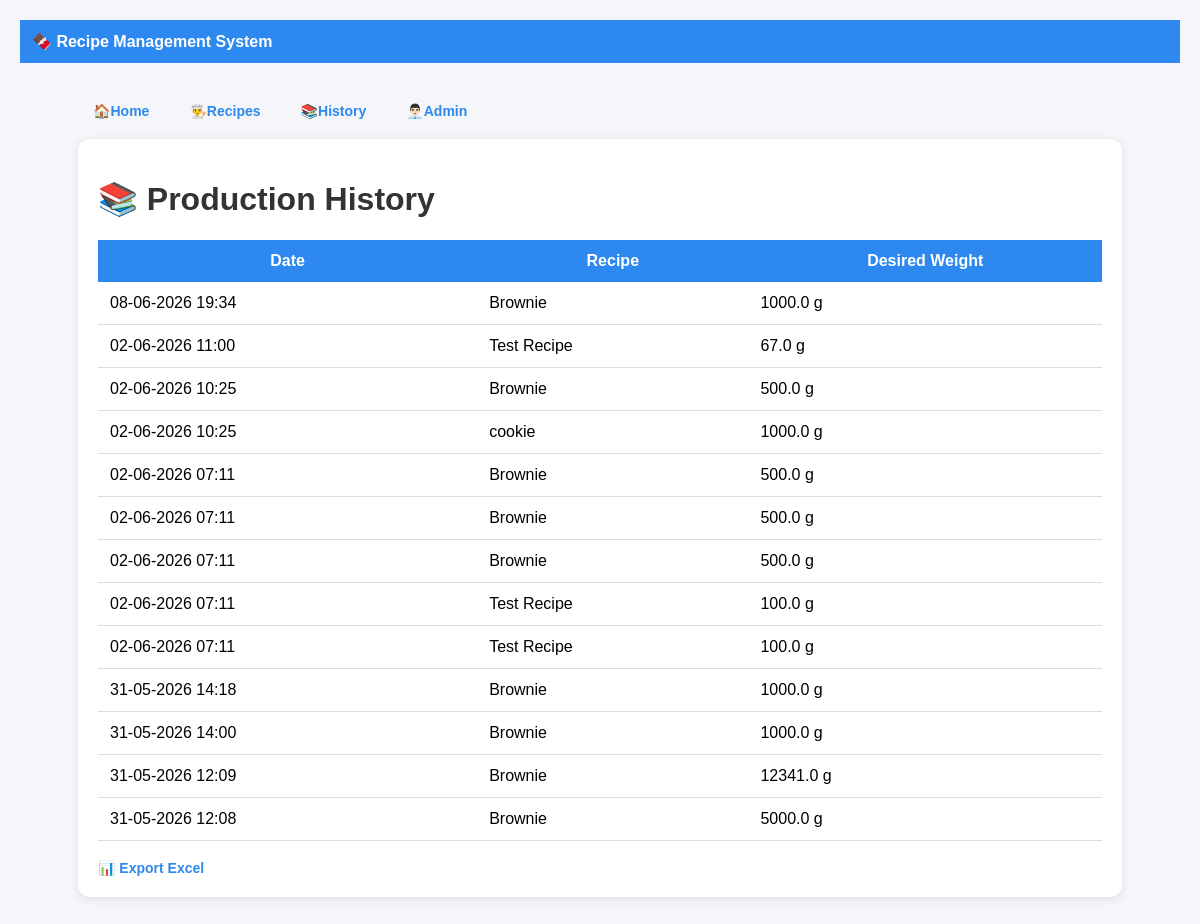
Before: /history with the older database file.
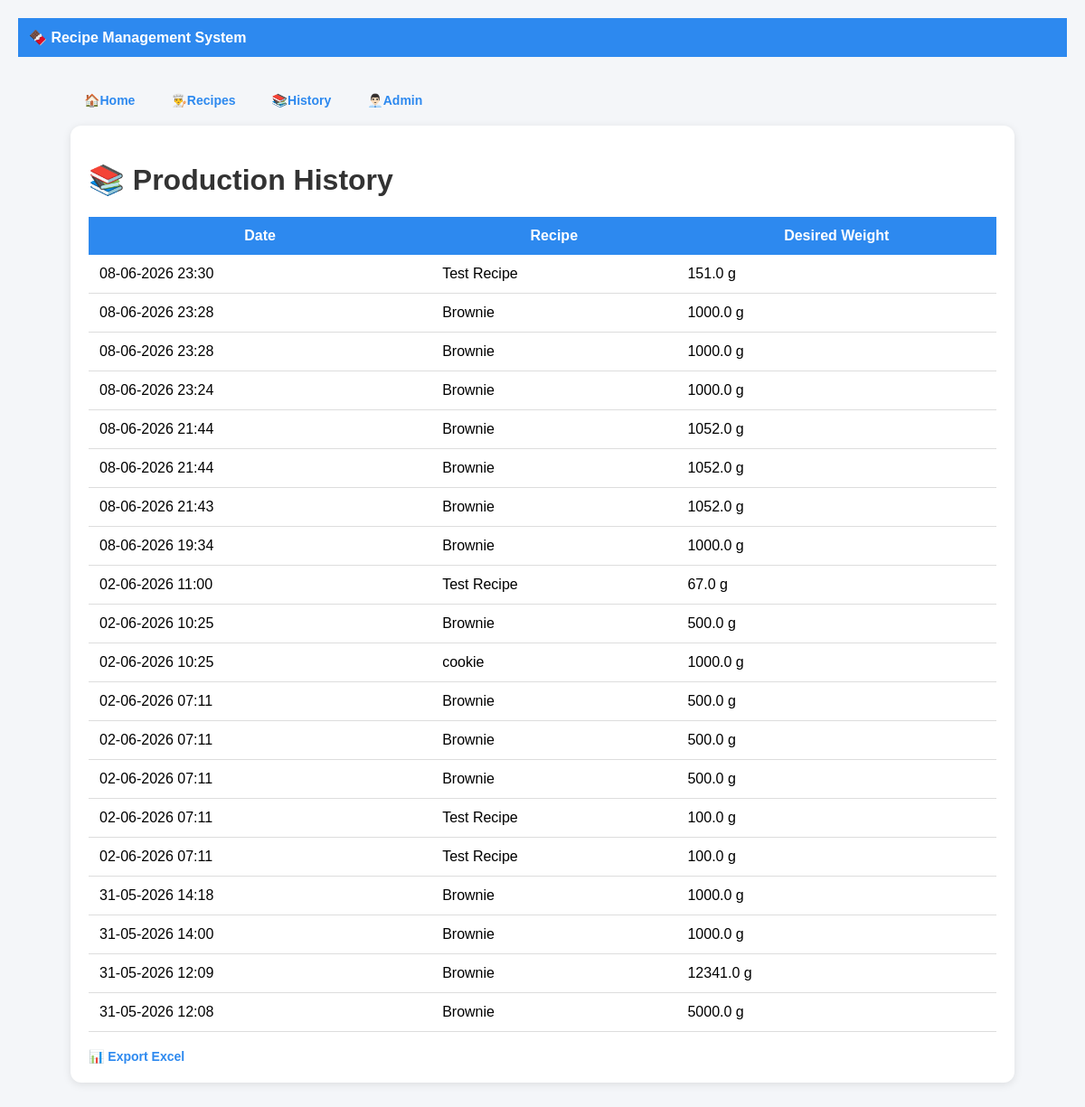
After: the same page with the newer database file.
### models.py (models this page shows)
class ProductionHistory(Base):
    __tablename__ = "production_history"
    id = Column(
        Integer,
        primary_key=True,
        index=True
    )
    recipe_name = Column(String)
    desired_weight = Column(Float)
    created_at = Column(
        String
    )

### main.py (the view)
@app.get("/history", response_class=HTMLResponse)
def history(request: Request):
    db = SessionLocal()
    records = db.query(
        ProductionHistory
    ).order_by(
        ProductionHistory.id.desc()
    ).all()
    response = templates.TemplateResponse(
        request=request,
        name="history.html",
        context={
            "records": records
        }
    )
    db.close()
    return response

### templates/history.html
{% extends "base.html" %}
{% block content %}
<div class="card">
    <h1>📚 Production History</h1>
    <table>
        <tr>
            <th>Date</th>
            <th>Recipe</th>
            <th>Desired Weight</th>
        </tr>
        {% for record in records %}
        <tr>
            <td>{{ record.created_at }}</td>
            <td>{{ record.recipe_name }}</td>
            <td>{{ record.desired_weight }} g</td>
        </tr>
        {% endfor %}
    </table>
    <br>
    <a href="/export_excel">
        📊 Export Excel
    </a>
</div>
{% endblock %}

### templates/base.html (shortened to what this page needs)
<!DOCTYPE html>
<html>
<head>
    <link rel="stylesheet"
        href="/static/style.css">
</head>
<body>
    <div class="navbar">
        🍫 Recipe Management System
    </div>
    <div class="container">
        <div class="menu">
            <a href="/">🏠Home</a>
            <a href="/recipes">👨‍🍳Recipes</a>
            <a href="/history">📚History</a>
            <a href="/admin">👨🏻‍💼Admin</a>
        </div>
        {% block content %}
        {% endblock %}
    </div>
</body>
</html>

### static/style.css (style rules this page uses)
body { font-family: Arial, sans-serif; background-color:#f4f6f9; margin:0; padding:20px; }
.container { max-width:1000px; margin:auto; }
.card { background:white; padding:20px; border-radius:12px; box-shadow:0 2px 8px rgba(0,0,0,0.1); margin-bottom:20px; }
h1 { color:#333; }
table { width:100%; border-collapse:collapse; }
th { background:#2d89ef; color:white; padding:12px; }
td { padding:10px; border-bottom:1px solid #ddd; }
a { text-decoration:none; color:#2d89ef; font-weight:bold; }

### templates/base.html (style rules this page uses)
body { margin:0; font-family:Arial, sans-serif; background:#f4f6f9; }
.navbar { background:#2d89ef; color:white; padding:15px 25px; font-size:20px; font-weight:bold; }
.menu { display:flex; flex-direction:row; gap:20px; }
.navbar { font-size:16px; padding:12px; }
.container { width:90%; max-width:1200px; margin:auto; padding:20px; }
.card { background:white; border-radius:12px; padding:20px; margin-top:20px; box-shadow:0 2px 10px rgba(0,0,0,0.1); }
table { width:100%; border-collapse:collapse; }
th { background:#2d89ef; color:white; padding:12px; }
td { padding:12px; border-bottom:1px solid #ddd; }
a { color:#2d89ef; text-decoration:none; font-weight:bold; font-size:14px; }
.menu { margin-top:20px; padding-left:15px; }
.menu a { margin-right:20px; }

Changed rows visible on the page:
added ProductionHistory: created_at "08-06-2026 23:30", recipe_name "Test Recipe", desired_weight "151.0"
added ProductionHistory: created_at "08-06-2026 23:28", recipe_name "Brownie", desired_weight "1000.0"
added ProductionHistory: created_at "08-06-2026 23:28", recipe_name "Brownie", desired_weight "1000.0"
added ProductionHistory: created_at "08-06-2026 23:24", recipe_name "Brownie", desired_weight "1000.0"
added ProductionHistory: created_at "08-06-2026 21:44", recipe_name "Brownie", desired_weight "1052.0"
added ProductionHistory: created_at "08-06-2026 21:44", recipe_name "Brownie", desired_weight "1052.0"
added ProductionHistory: created_at "08-06-2026 21:43", recipe_name "Brownie", desired_weight "1052.0"
